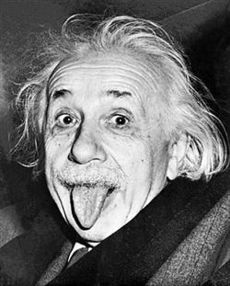
#> input picture A3/Q4/Q4/1.jpg, 230 x 286 px, found by its file name
$ python Q4.py   (older library calls are emulated)
#> lines starting #> are read from the running program, lines starting #| are printed output that depends on the picture
import numpy as np
from numpy import linalg as LA

import os
import math

from scipy import ndimage, misc
import random

import cv2

import matplotlib.pyplot as plt
import matplotlib.image as mpimg
from skimage.color import rgb2gray

def calc_gradient_orientation(gray, threshold=-1):
    """Calculate the magnitude and the orientation of the gradient image."""
    # find grad on x, y respectively
    gradx = cv2.Sobel(gray, cv2.CV_64F, 1, 0, ksize=3)
    grady = cv2.Sobel(gray, cv2.CV_64F, 0, 1, ksize=3)
    # avoid division by zero error
    gradx[gradx==0] = 1e-6
    # calculate magnitude
    magnitude = np.sqrt(gradx*gradx + grady*grady)
    magnitude[magnitude<threshold] = 0
    # calculate orientation
    orientation = np.arctan(grady/gradx)
    orientation = np.where(orientation<0, orientation+np.pi, orientation)
    return magnitude, orientation

def calc_hog(mag, ori):
    """Calculate the histogram of gradient based on the magnitude and orientation."""
    assert mag.shape == ori.shape
    H = mag.shape[0] // 8
    W = mag.shape[1] // 8
    result = np.zeros((H, W, 6))
    # calculate the HoG
    for h in range(H):
        for w in range(W):
            row = h * 8 + (mag.shape[0]-H*8)//2
            col = w * 8 + (mag.shape[1]-W*8)//2
            for r in range(row, row+8):
                for c in range(col, col+8):
                    result[h, w, int((ori[r, c]/(np.pi/6))+0.5)%6] += mag[r, c]
    return result

def visualize(img, hog, tau):
    """Visualize the result"""
    if len(img.shape) == 2:
        h, w = img.shape
    else:
        h, w, _ = img.shape
    m = h // tau
    n = w // tau

    # plot quiver plot.
    theta = np.linspace(0, 2*np.pi, 16)
    r = np.linspace(0, 1, 6)
    x = np.sin(theta)[:,np.newaxis]*r
    y = np.cos(theta)[:,np.newaxis]*r

    X, Y = np.meshgrid(np.linspace(tau/2, (n-1)*tau+tau/2, n),
                       np.linspace(tau/2, (m-1)*tau+tau/2, m))
    fig, ax = plt.subplots(figsize=(8, 8))
    ax.imshow(img, cmap='gray')
    for i in range(6):
        ax.quiver(X, Y,
                  np.sin(i*np.pi/6) * hog[:, :, i]*0.001,
                  np.cos(i*np.pi/6) * hog[:, :, i]*0.001,
                  color='red',
                  linewidth=0.5,
                  headlength=0,
                  headwidth=1,
                  headaxislength=0,
                  pivot='middle')
    plt.show()

def build_descriptors(hog):
    """calculate the descriptor. Return (M-1)x(N-1)x24 array."""
    H, W, _ = hog.shape
    result = np.zeros((H-1, W-1, 24))
    for h in range(H-1):
        for w in range(W-1):
            result[h, w, :] = np.concatenate([hog[h, w, :], hog[h+1, w, :], hog[h, w+1, :], hog[h+1, w+1]])
            # normalize
            result[h, w, :] = result[h, w, :] / np.sqrt(np.sum(result[h, w, :] * result[h, w, :])+1e-6)
    return result

def show_result(path, threshold=-1):
    image=mpimg.imread(path)
    gray = rgb2gray(image)
    mag, ori = calc_gradient_orientation(gray, threshold)
    hog = calc_hog(mag, ori)
    descriptor = build_descriptors(hog)
    visualize(image, hog, 8)
    return descriptor


descriptor = show_result('Q4/Q4/1.jpg')
#> in show_result, image is the input picture: shape (286, 230); min 0, max 255, mean 108.7
#> in calc_gradient_orientation, `gradx[gradx==0] = 1e-6`: gradx: shape (286, 230) float64; min -913, max 851, mean -1.1
np.savetxt('1.txt', descriptor.reshape((1, -1)), delimiter=',')
descriptor = show_result('Q4/Q4/2.jpg')
#> call 2 of show_result, with path = 'Q4/Q4/2.jpg', threshold = -1
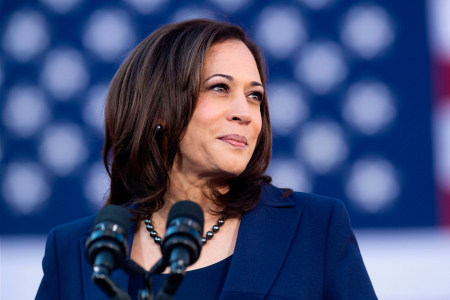
#> input picture A3/Q4/Q4/2.jpg, 450 x 300 px, found by its file name
#> in show_result, image is the input picture: shape (300, 450, 3); mean R, G, B 67.1, 79.3, 119.5
#> call 2 of calc_gradient_orientation, with threshold = -1
#> in calc_gradient_orientation (call 2), `gradx[gradx==0] = 1e-6`: gradx: shape (300, 450) float64; min -2.97, max 2.61, mean 0.0044
#> in calc_gradient_orientation (call 2), `orientation = np.where(orientation<0, orientation+np.pi, orientation)`:
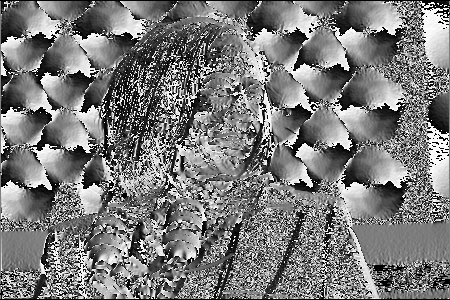
#> orientation: shape (300, 450) float64; min 0, max 3.14, mean 1.51; drawn with min black and max white
#> in visualize (call 2), `x = np.sin(theta)[:,np.newaxis]*r`: x = 16 rows, first 6: [0, 0, 0, 0, 0, 0], [0, 0.0813, 0.163, 0.244, 0.325, 0.407], [0, 0.149, 0.297, 0.446, 0.595, 0.743], [0, 0.19, 0.38, 0.571, 0.761, 0.951], [0, 0.199, 0.398, 0.597, 0.796, 0.995], [0, 0.173, 0.346, 0.52, 0.693, 0.866]
#> in visualize (call 2), `y = np.cos(theta)[:,np.newaxis]*r`: y = 16 rows, first 6: [0, 0.2, 0.4, 0.6, 0.8, 1], [0, 0.183, 0.365, 0.548, 0.731, 0.914], [0, 0.134, 0.268, 0.401, 0.535, 0.669], [0, 0.0618, 0.124, 0.185, 0.247, 0.309], [0, -0.0209, -0.0418, -0.0627, -0.0836, -0.105], [0, -0.1, -0.2, -0.3, -0.4, -0.5]
np.savetxt('2.txt', descriptor.reshape((1, -1)), delimiter=',')
descriptor = show_result('Q4/Q4/3.jpg')
#> call 3 of show_result, with path = 'Q4/Q4/3.jpg', threshold = -1
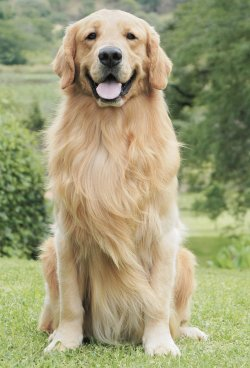
#> input picture A3/Q4/Q4/3.jpg, 250 x 368 px, found by its file name
#> in show_result, image is the input picture: shape (368, 250, 3); mean R, G, B 160.1, 158.2, 119.9
#> call 3 of calc_gradient_orientation, with threshold = -1
#> in calc_gradient_orientation (call 3), `grady = cv2.Sobel(gray, cv2.CV_64F, 0, 1, ksize=3)`:
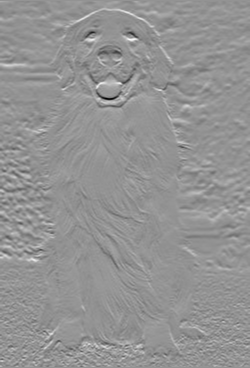
#> grady: shape (368, 250) float64; min -2.8, max 2.04, mean 0.0032; drawn with min black and max white
#> in calc_gradient_orientation (call 3), `gradx[gradx==0] = 1e-6`: gradx: shape (368, 250) float64; min -2.75, max 2.7, mean -0.00176
#> in calc_gradient_orientation (call 3), `magnitude = np.sqrt(gradx*gradx + grady*grady)`:
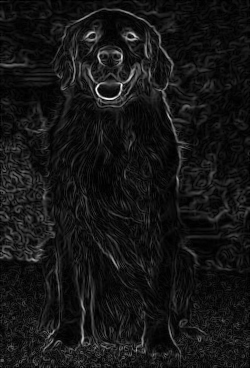
#> magnitude: shape (368, 250) float64; min 2.22e-16, max 2.82, mean 0.239; drawn with min black and max white
#> in calc_gradient_orientation (call 3), `orientation = np.where(orientation<0, orientation+np.pi, orientation)`:
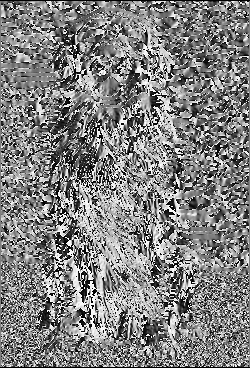
#> orientation: shape (368, 250) float64; min 0, max 3.14, mean 1.6; drawn with min black and max white
#> call 3 of visualize, with hog = array of shape (46, 31, 6), tau = 8
#> in visualize (call 3), `plt.show()`:
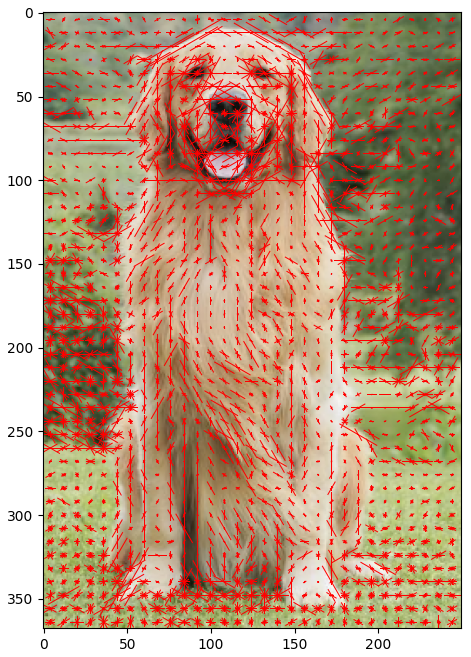
#> figure drawn by matplotlib, 1 panel
np.savetxt('3.txt', descriptor.reshape((1, -1)), delimiter=',')
